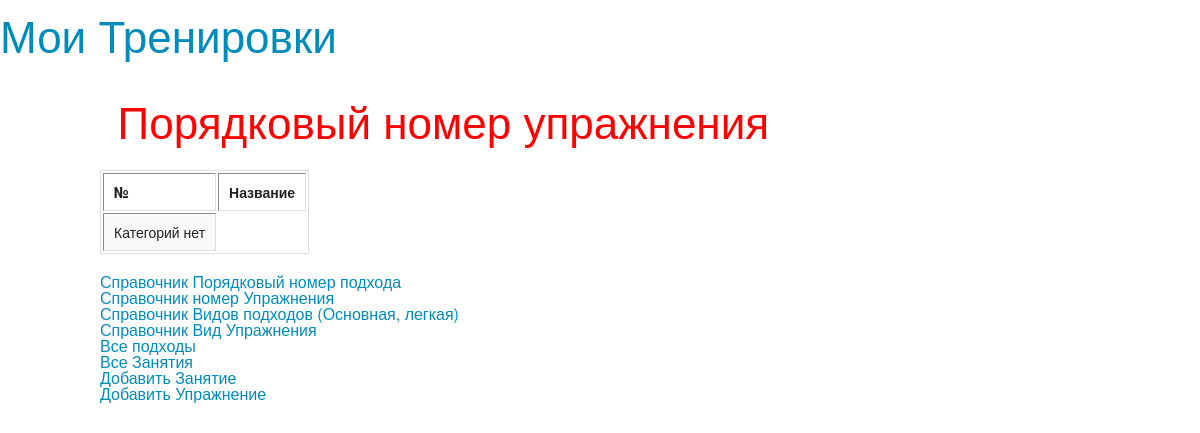
The app's page /ypr/, older data.
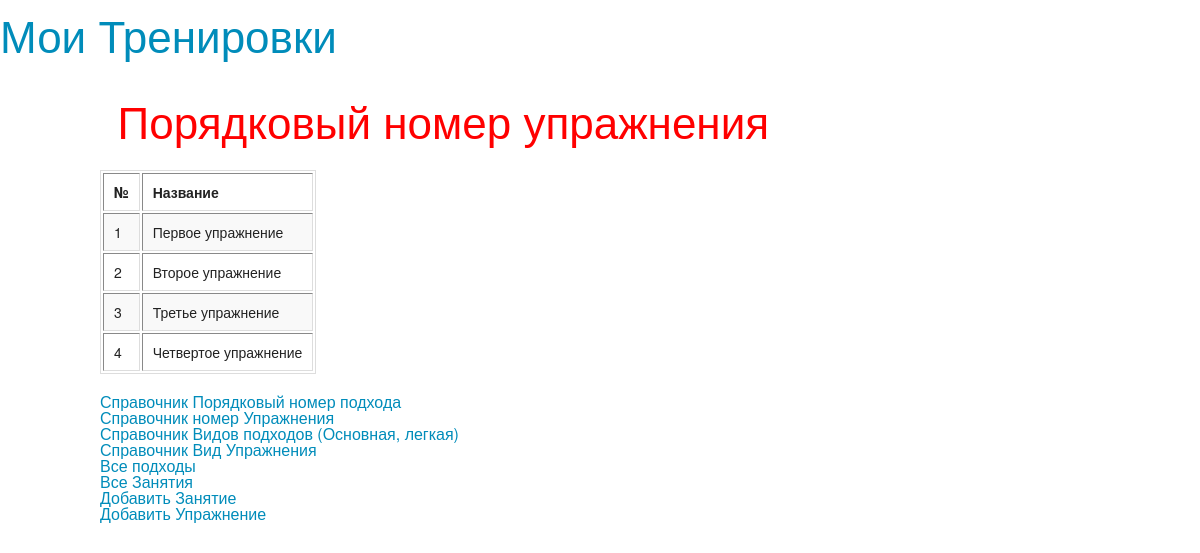
The same page, newer data.
### trenirovka/models.py (models this page shows, shortened)
class PP_Yprazneniya(models.Model):
	pp = models.CharField(max_length=1)
	name = models.CharField(max_length=30)

### trenirovka/views.py (the view)
# urls.py: url(r'^ypr/$', 'trenirovka.views.pp_yprazneniya'),
def pp_yprazneniya (request) :
	pp_yprazneniya_list = PP_Yprazneniya.objects.all()
	return render_to_response ('pp_yprazneniya.html', locals() )

### trenirovka/templates/pp_yprazneniya.html
{% extends "index.html" %}
{% block sidebar %}
<ul>
		<h1>
		  Порядковый номер упражнения
		</h1>
</ul>
{% endblock %}
{% block content%}
		<table border="1">
					<td  style="font-weight:bold" > №</td>
					<td  style="font-weight:bold" >Название</td>
			{% for ypr in pp_yprazneniya_list %}
				<tr>
					<td>{{ypr.pp}}</td>
					<td>{{ypr.name}}</td>
				</tr>
			{% empty %}
				<tr><td>Категорий нет</td></tr>
			{% endfor%}
		</table>
{% endblock %}

Row changes from the older to the newer data that the page shows:
added PP_Yprazneniya: pp "1", name "Первое упражнение"
added PP_Yprazneniya: pp "2", name "Второе упражнение"
added PP_Yprazneniya: pp "3", name "Третье упражнение"
added PP_Yprazneniya: pp "4", name "Четвертое упражнение"
Text that changed along with them:
text no longer shown: "Категорий нет"
